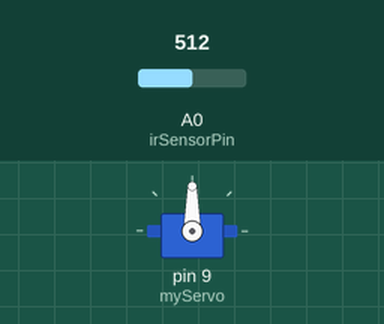
The sketch below on a simulated Arduino Uno, built with avr-gcc and run on an emulated ATmega328P. On the bench: servo. Inputs (shaded band) come from the test bench; at power-on: A0 (irSensorPin) = 512. What the sketch prints to the serial monitor is not drawn.

Above: at 2.8 s.
2.9 s: A0 (irSensorPin) set to 5
5.6 s: A0 (irSensorPin) set to 2
At 7.4 s:
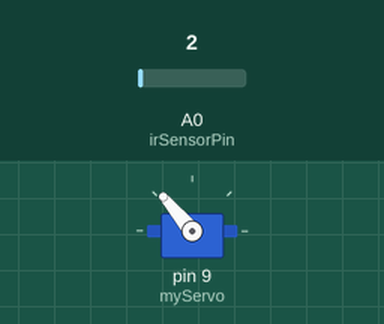
8.3 s: A0 (irSensorPin) set to 122
At 9.7 s:
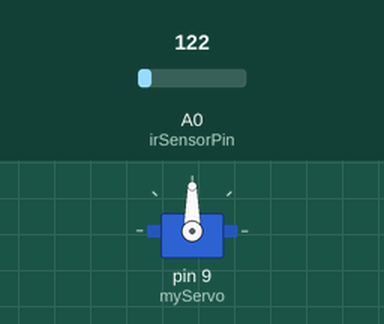
11.0 s: A0 (irSensorPin) set to 0
At 11.3 s:
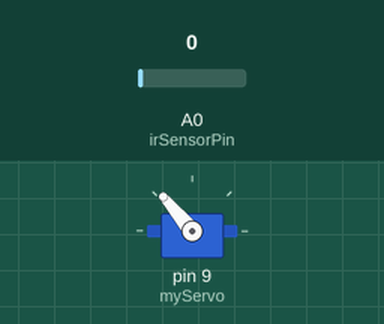
Timing chart, 0 to 14.0 s (numbered marks = the images above; inputs shaded):
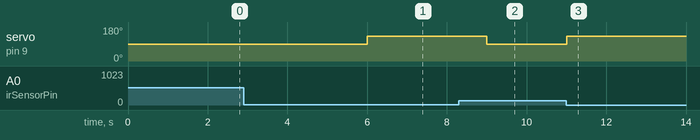

The sketch:

sketch_nov24b.ino
```cpp
#include <Servo.h>

Servo myServo;
const int irSensorPin = A0;
int threshold = 3;
int distance = 0;
int currentDistance = 0;


void setup() {
  myServo.attach(9);
  myServo.write(130);
  Serial.begin(9600);
}

void loop() {
  int currentDistance = analogRead(irSensorPin);
  Serial.print(currentDistance);
  Serial.print(" cm");

  if (abs(currentDistance - distance) > threshold) {
    myServo.write(90);
    delay(1000);
  } else {
    myServo.write(130);
  }
  Serial.print("Distance: ");
  Serial.print(currentDistance);
  Serial.print(" cm");

  delay(1000);

}
```

Measured:
- the behaviour switches between 4 and 3 on A0 (irSensorPin) (found by bisection; images 0 and 1)
- after the input at 2.9 s, every drawn part: stays the same
- after the input at 5.6 s, servo on pin 9 (myServo): 90° → 130° after 0.40 s
- after the input at 8.3 s, servo on pin 9 (myServo): 130° → 90° after 0.70 s
- after the input at 11.0 s, servo on pin 9 (myServo): 90° → 130° at once
